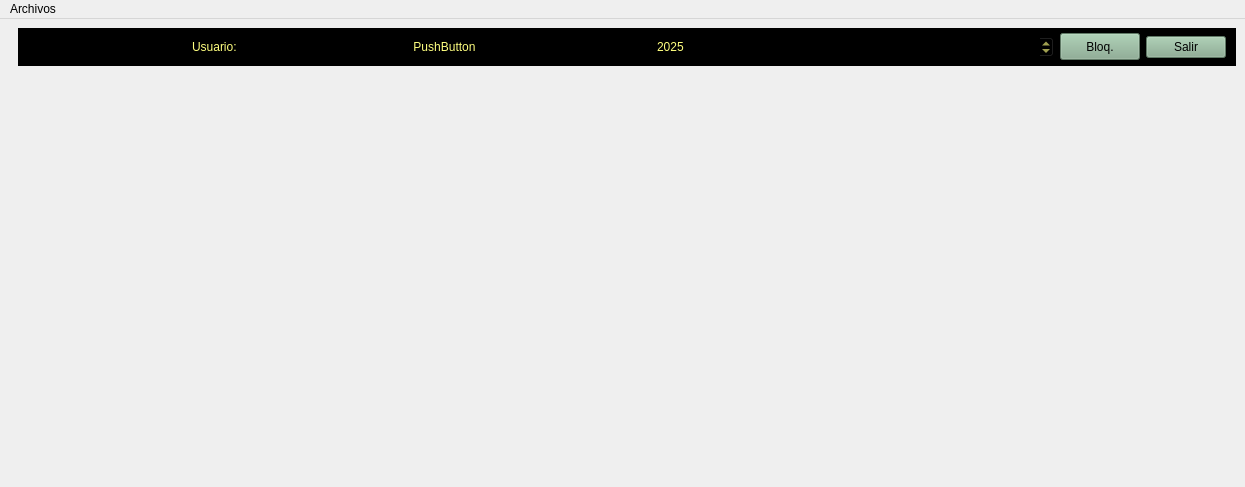
<?xml version="1.0" encoding="UTF-8"?>
<ui version="4.0">
 <class>MainWindow</class>
 <widget class="QMainWindow" name="MainWindow">
  <property name="geometry">
   <rect>
    <x>0</x>
    <y>0</y>
    <width>1245</width>
    <height>487</height>
   </rect>
  </property>
  <property name="sizePolicy">
   <sizepolicy hsizetype="Expanding" vsizetype="Expanding">
    <horstretch>0</horstretch>
    <verstretch>0</verstretch>
   </sizepolicy>
  </property>
  <property name="minimumSize">
   <size>
    <width>0</width>
    <height>0</height>
   </size>
  </property>
  <property name="windowTitle">
   <string>MAYA - ERP/GNU para los profesionales de la Salud</string>
  </property>
  <property name="windowIcon">
   <iconset resource="maya.qrc">
    <normaloff>:/Icons/PNG/redfox.png</normaloff>:/Icons/PNG/redfox.png</iconset>
  </property>
  <property name="iconSize">
   <size>
    <width>36</width>
    <height>36</height>
   </size>
  </property>
  <property name="toolButtonStyle">
   <enum>Qt::ToolButtonStyle::ToolButtonTextUnderIcon</enum>
  </property>
  <property name="dockNestingEnabled">
   <bool>false</bool>
  </property>
  <property name="dockOptions">
   <set>QMainWindow::DockOption::AllowTabbedDocks|QMainWindow::DockOption::ForceTabbedDocks</set>
  </property>
  <widget class="QWidget" name="centralwidget">
   <layout class="QVBoxLayout" name="verticalLayout">
    <property name="leftMargin">
     <number>18</number>
    </property>
    <item>
     <widget class="QFrame" name="frameusuario">
      <property name="minimumSize">
       <size>
        <width>0</width>
        <height>38</height>
       </size>
      </property>
      <property name="maximumSize">
       <size>
        <width>16777215</width>
        <height>38</height>
       </size>
      </property>
      <property name="palette">
       <palette>
        <active>
         <colorrole role="Button">
          <brush brushstyle="SolidPattern">
           <color alpha="255">
            <red>0</red>
            <green>0</green>
            <blue>0</blue>
           </color>
          </brush>
         </colorrole>
         <colorrole role="Base">
          <brush brushstyle="SolidPattern">
           <color alpha="255">
            <red>0</red>
            <green>0</green>
            <blue>0</blue>
           </color>
          </brush>
         </colorrole>
         <colorrole role="Window">
          <brush brushstyle="SolidPattern">
           <color alpha="255">
            <red>0</red>
            <green>0</green>
            <blue>0</blue>
           </color>
          </brush>
         </colorrole>
        </active>
        <inactive>
         <colorrole role="Button">
          <brush brushstyle="SolidPattern">
           <color alpha="255">
            <red>0</red>
            <green>0</green>
            <blue>0</blue>
           </color>
          </brush>
         </colorrole>
         <colorrole role="Base">
          <brush brushstyle="SolidPattern">
           <color alpha="255">
            <red>0</red>
            <green>0</green>
            <blue>0</blue>
           </color>
          </brush>
         </colorrole>
         <colorrole role="Window">
          <brush brushstyle="SolidPattern">
           <color alpha="255">
            <red>0</red>
            <green>0</green>
            <blue>0</blue>
           </color>
          </brush>
         </colorrole>
        </inactive>
        <disabled>
         <colorrole role="Button">
          <brush brushstyle="SolidPattern">
           <color alpha="255">
            <red>0</red>
            <green>0</green>
            <blue>0</blue>
           </color>
          </brush>
         </colorrole>
         <colorrole role="Base">
          <brush brushstyle="SolidPattern">
           <color alpha="255">
            <red>0</red>
            <green>0</green>
            <blue>0</blue>
           </color>
          </brush>
         </colorrole>
         <colorrole role="Window">
          <brush brushstyle="SolidPattern">
           <color alpha="255">
            <red>0</red>
            <green>0</green>
            <blue>0</blue>
           </color>
          </brush>
         </colorrole>
        </disabled>
       </palette>
      </property>
      <property name="styleSheet">
       <string notr="true">
background-color: rgb(0,0,0);</string>
      </property>
      <property name="frameShape">
       <enum>QFrame::Shape::StyledPanel</enum>
      </property>
      <property name="frameShadow">
       <enum>QFrame::Shadow::Plain</enum>
      </property>
      <layout class="QHBoxLayout" name="horizontalLayout">
       <property name="leftMargin">
        <number>9</number>
       </property>
       <property name="topMargin">
        <number>1</number>
       </property>
       <property name="rightMargin">
        <number>9</number>
       </property>
       <property name="bottomMargin">
        <number>1</number>
       </property>
       <item>
        <widget class="QLabel" name="label_5">
         <property name="maximumSize">
          <size>
           <width>32</width>
           <height>32</height>
          </size>
         </property>
         <property name="text">
          <string/>
         </property>
         <property name="pixmap">
          <pixmap>PNG/Logoimage.png</pixmap>
         </property>
         <property name="scaledContents">
          <bool>true</bool>
         </property>
        </widget>
       </item>
       <item>
        <widget class="QLabel" name="img_avisos">
         <property name="maximumSize">
          <size>
           <width>40</width>
           <height>16777215</height>
          </size>
         </property>
         <property name="text">
          <string/>
         </property>
         <property name="pixmap">
          <pixmap resource="maya.qrc">:/Icons/PNG/Mail.png</pixmap>
         </property>
         <property name="scaledContents">
          <bool>true</bool>
         </property>
        </widget>
       </item>
       <item>
        <spacer name="horizontalSpacer_2">
         <property name="orientation">
          <enum>Qt::Orientation::Horizontal</enum>
         </property>
         <property name="sizeType">
          <enum>QSizePolicy::Policy::Maximum</enum>
         </property>
         <property name="sizeHint" stdset="0">
          <size>
           <width>40</width>
           <height>20</height>
          </size>
         </property>
        </spacer>
       </item>
       <item>
        <layout class="QHBoxLayout" name="shortCutContainer"/>
       </item>
       <item>
        <spacer name="horizontalSpacer">
         <property name="orientation">
          <enum>Qt::Orientation::Horizontal</enum>
         </property>
         <property name="sizeType">
          <enum>QSizePolicy::Policy::Minimum</enum>
         </property>
         <property name="sizeHint" stdset="0">
          <size>
           <width>40</width>
           <height>20</height>
          </size>
         </property>
        </spacer>
       </item>
       <item>
        <layout class="QGridLayout" name="gridLayout">
         <item row="0" column="0" rowspan="3">
          <widget class="QLabel" name="label">
           <property name="sizePolicy">
            <sizepolicy hsizetype="Maximum" vsizetype="Preferred">
             <horstretch>0</horstretch>
             <verstretch>0</verstretch>
            </sizepolicy>
           </property>
           <property name="palette">
            <palette>
             <active>
              <colorrole role="WindowText">
               <brush brushstyle="SolidPattern">
                <color alpha="255">
                 <red>255</red>
                 <green>255</green>
                 <blue>127</blue>
                </color>
               </brush>
              </colorrole>
              <colorrole role="Button">
               <brush brushstyle="SolidPattern">
                <color alpha="255">
                 <red>0</red>
                 <green>0</green>
                 <blue>0</blue>
                </color>
               </brush>
              </colorrole>
              <colorrole role="Text">
               <brush brushstyle="SolidPattern">
                <color alpha="255">
                 <red>255</red>
                 <green>255</green>
                 <blue>127</blue>
                </color>
               </brush>
              </colorrole>
              <colorrole role="ButtonText">
               <brush brushstyle="SolidPattern">
                <color alpha="255">
                 <red>255</red>
                 <green>255</green>
                 <blue>127</blue>
                </color>
               </brush>
              </colorrole>
              <colorrole role="Base">
               <brush brushstyle="SolidPattern">
                <color alpha="255">
                 <red>0</red>
                 <green>0</green>
                 <blue>0</blue>
                </color>
               </brush>
              </colorrole>
              <colorrole role="Window">
               <brush brushstyle="SolidPattern">
                <color alpha="255">
                 <red>0</red>
                 <green>0</green>
                 <blue>0</blue>
                </color>
               </brush>
              </colorrole>
              <colorrole role="PlaceholderText">
               <brush brushstyle="SolidPattern">
                <color alpha="128">
                 <red>255</red>
                 <green>255</green>
                 <blue>127</blue>
                </color>
               </brush>
              </colorrole>
             </active>
             <inactive>
              <colorrole role="WindowText">
               <brush brushstyle="SolidPattern">
                <color alpha="255">
                 <red>255</red>
                 <green>255</green>
                 <blue>127</blue>
                </color>
               </brush>
              </colorrole>
              <colorrole role="Button">
               <brush brushstyle="SolidPattern">
                <color alpha="255">
                 <red>0</red>
                 <green>0</green>
                 <blue>0</blue>
                </color>
               </brush>
              </colorrole>
              <colorrole role="Text">
               <brush brushstyle="SolidPattern">
                <color alpha="255">
                 <red>255</red>
                 <green>255</green>
                 <blue>127</blue>
                </color>
               </brush>
              </colorrole>
              <colorrole role="ButtonText">
               <brush brushstyle="SolidPattern">
                <color alpha="255">
                 <red>255</red>
                 <green>255</green>
                 <blue>127</blue>
                </color>
               </brush>
              </colorrole>
              <colorrole role="Base">
               <brush brushstyle="SolidPattern">
                <color alpha="255">
                 <red>0</red>
                 <green>0</green>
                 <blue>0</blue>
                </color>
               </brush>
              </colorrole>
              <colorrole role="Window">
               <brush brushstyle="SolidPattern">
                <color alpha="255">
                 <red>0</red>
                 <green>0</green>
                 <blue>0</blue>
                </color>
               </brush>
              </colorrole>
              <colorrole role="PlaceholderText">
               <brush brushstyle="SolidPattern">
                <color alpha="128">
                 <red>255</red>
                 <green>255</green>
                 <blue>127</blue>
                </color>
               </brush>
              </colorrole>
             </inactive>
             <disabled>
              <colorrole role="WindowText">
               <brush brushstyle="SolidPattern">
                <color alpha="255">
                 <red>255</red>
                 <green>255</green>
                 <blue>127</blue>
                </color>
               </brush>
              </colorrole>
              <colorrole role="Button">
               <brush brushstyle="SolidPattern">
                <color alpha="255">
                 <red>0</red>
                 <green>0</green>
                 <blue>0</blue>
                </color>
               </brush>
              </colorrole>
              <colorrole role="Text">
               <brush brushstyle="SolidPattern">
                <color alpha="255">
                 <red>255</red>
                 <green>255</green>
                 <blue>127</blue>
                </color>
               </brush>
              </colorrole>
              <colorrole role="ButtonText">
               <brush brushstyle="SolidPattern">
                <color alpha="255">
                 <red>255</red>
                 <green>255</green>
                 <blue>127</blue>
                </color>
               </brush>
              </colorrole>
              <colorrole role="Base">
               <brush brushstyle="SolidPattern">
                <color alpha="255">
                 <red>0</red>
                 <green>0</green>
                 <blue>0</blue>
                </color>
               </brush>
              </colorrole>
              <colorrole role="Window">
               <brush brushstyle="SolidPattern">
                <color alpha="255">
                 <red>0</red>
                 <green>0</green>
                 <blue>0</blue>
                </color>
               </brush>
              </colorrole>
              <colorrole role="PlaceholderText">
               <brush brushstyle="SolidPattern">
                <color alpha="128">
                 <red>255</red>
                 <green>255</green>
                 <blue>127</blue>
                </color>
               </brush>
              </colorrole>
             </disabled>
            </palette>
           </property>
           <property name="styleSheet">
            <string notr="true">font: 75 10pt &quot;Cantarell&quot;;
color: rgb(255, 255, 127);</string>
           </property>
           <property name="text">
            <string>Usuario:</string>
           </property>
          </widget>
         </item>
         <item row="0" column="4" rowspan="3">
          <widget class="QPushButton" name="btn_salir">
           <property name="sizePolicy">
            <sizepolicy hsizetype="Maximum" vsizetype="Fixed">
             <horstretch>0</horstretch>
             <verstretch>0</verstretch>
            </sizepolicy>
           </property>
           <property name="toolTip">
            <string>Salir de Maya</string>
           </property>
           <property name="autoFillBackground">
            <bool>false</bool>
           </property>
           <property name="styleSheet">
            <string notr="true">color: rgb(0, 0, 0);
background-color: rgb(133, 170, 142);</string>
           </property>
           <property name="text">
            <string>Salir</string>
           </property>
           <property name="icon">
            <iconset resource="maya.qrc">
             <normaloff>:/Icons/PNG/Exit.png</normaloff>:/Icons/PNG/Exit.png</iconset>
           </property>
           <property name="iconSize">
            <size>
             <width>26</width>
             <height>26</height>
            </size>
           </property>
           <property name="flat">
            <bool>false</bool>
           </property>
          </widget>
         </item>
         <item row="0" column="3" rowspan="3">
          <widget class="QPushButton" name="btn_bloquear">
           <property name="sizePolicy">
            <sizepolicy hsizetype="Maximum" vsizetype="Fixed">
             <horstretch>0</horstretch>
             <verstretch>0</verstretch>
            </sizepolicy>
           </property>
           <property name="minimumSize">
            <size>
             <width>0</width>
             <height>27</height>
            </size>
           </property>
           <property name="toolTip">
            <string>Bloquear Maya</string>
           </property>
           <property name="autoFillBackground">
            <bool>false</bool>
           </property>
           <property name="styleSheet">
            <string notr="true">color: rgb(0, 0, 0);
background-color: rgb(133, 170, 142);</string>
           </property>
           <property name="text">
            <string>Bloq.</string>
           </property>
           <property name="icon">
            <iconset resource="maya.qrc">
             <normaloff>:/Icons/PNG/cierecaja.png</normaloff>:/Icons/PNG/cierecaja.png</iconset>
           </property>
           <property name="iconSize">
            <size>
             <width>26</width>
             <height>26</height>
            </size>
           </property>
          </widget>
         </item>
         <item row="0" column="1" rowspan="3">
          <widget class="QPushButton" name="lineUsuarioActivo">
           <property name="styleSheet">
            <string notr="true">font: 75 10pt &quot;Cantarell&quot;;
color: rgb(255, 255, 127);</string>
           </property>
           <property name="text">
            <string>PushButton</string>
           </property>
           <property name="flat">
            <bool>true</bool>
           </property>
          </widget>
         </item>
         <item row="0" column="2" rowspan="3">
          <widget class="QDateEdit" name="txtEjercicio">
           <property name="styleSheet">
            <string notr="true">color: rgb(255, 255, 127);</string>
           </property>
           <property name="dateTime">
            <datetime>
             <hour>0</hour>
             <minute>0</minute>
             <second>0</second>
             <year>2025</year>
             <month>1</month>
             <day>1</day>
            </datetime>
           </property>
           <property name="displayFormat">
            <string>yyyy</string>
           </property>
           <property name="date">
            <date>
             <year>2025</year>
             <month>1</month>
             <day>1</day>
            </date>
           </property>
          </widget>
         </item>
        </layout>
       </item>
      </layout>
     </widget>
    </item>
    <item>
     <widget class="QStackedWidget" name="stackedWidget">
      <property name="sizePolicy">
       <sizepolicy hsizetype="Expanding" vsizetype="Expanding">
        <horstretch>0</horstretch>
        <verstretch>0</verstretch>
       </sizepolicy>
      </property>
      <property name="styleSheet">
       <string notr="true"/>
      </property>
      <property name="currentIndex">
       <number>-1</number>
      </property>
     </widget>
    </item>
   </layout>
  </widget>
  <widget class="QMenuBar" name="menubar">
   <property name="geometry">
    <rect>
     <x>0</x>
     <y>0</y>
     <width>1245</width>
     <height>23</height>
    </rect>
   </property>
   <property name="defaultUp">
    <bool>false</bool>
   </property>
   <property name="nativeMenuBar">
    <bool>false</bool>
   </property>
   <widget class="QMenu" name="menuArchivos">
    <property name="title">
     <string>Archivos</string>
    </property>
   </widget>
   <addaction name="menuArchivos"/>
  </widget>
  <action name="btnClientes">
   <property name="icon">
    <iconset resource="maya.qrc">
     <normaloff>:/Icons/PNG/clientes.png</normaloff>
     <normalon>:/Icons/PNG/clientes.png</normalon>:/Icons/PNG/clientes.png</iconset>
   </property>
   <property name="text">
    <string>Gestión de Pacientes</string>
   </property>
   <property name="iconVisibleInMenu">
    <bool>true</bool>
   </property>
  </action>
  <action name="btnProveedores">
   <property name="icon">
    <iconset>
     <normalon>:/Icons/PNG/proveedores.png</normalon>
    </iconset>
   </property>
   <property name="text">
    <string>Gestión de Proveedores</string>
   </property>
   <property name="iconVisibleInMenu">
    <bool>true</bool>
   </property>
  </action>
  <action name="btnArt_culos">
   <property name="icon">
    <iconset>
     <normalon>:/Icons/PNG/articulos.png</normalon>
    </iconset>
   </property>
   <property name="text">
    <string>Gestión de Artículos</string>
   </property>
   <property name="iconVisibleInMenu">
    <bool>true</bool>
   </property>
  </action>
  <action name="btnFormas_de_Pago">
   <property name="icon">
    <iconset>
     <normalon>:/Icons/PNG/Fp.png</normalon>
    </iconset>
   </property>
   <property name="text">
    <string>Gestión de Formas de Pago</string>
   </property>
   <property name="iconVisibleInMenu">
    <bool>true</bool>
   </property>
  </action>
  <action name="bttipos_de_Iva">
   <property name="icon">
    <iconset resource="maya.qrc">
     <normaloff>:/Icons/PNG/iva3.png</normaloff>:/Icons/PNG/iva3.png</iconset>
   </property>
   <property name="text">
    <string>Gestión de Tipos de Iva</string>
   </property>
   <property name="iconVisibleInMenu">
    <bool>true</bool>
   </property>
  </action>
  <action name="btnAgenda">
   <property name="icon">
    <iconset resource="maya.qrc">
     <normaloff>:/Icons/PNG/Calendar2.png</normaloff>:/Icons/PNG/Calendar2.png</iconset>
   </property>
   <property name="text">
    <string>Gestión de la Agenda</string>
   </property>
   <property name="iconVisibleInMenu">
    <bool>true</bool>
   </property>
  </action>
  <action name="btnSalir">
   <property name="icon">
    <iconset resource="maya.qrc">
     <normaloff>:/Icons/PNG/Exit.png</normaloff>:/Icons/PNG/Exit.png</iconset>
   </property>
   <property name="text">
    <string>Salir de Maya</string>
   </property>
   <property name="iconVisibleInMenu">
    <bool>true</bool>
   </property>
  </action>
  <action name="actiopresupuestos">
   <property name="icon">
    <iconset resource="maya.qrc">
     <normaloff>:/Icons/PNG/presupuestos.png</normaloff>:/Icons/PNG/presupuestos.png</iconset>
   </property>
   <property name="text">
    <string>Presupuestos</string>
   </property>
   <property name="iconVisibleInMenu">
    <bool>true</bool>
   </property>
  </action>
  <action name="actiopedidos">
   <property name="icon">
    <iconset resource="maya.qrc">
     <normaloff>:/Icons/PNG/pedidos_cli.png</normaloff>:/Icons/PNG/pedidos_cli.png</iconset>
   </property>
   <property name="text">
    <string>Pedidos</string>
   </property>
   <property name="iconVisibleInMenu">
    <bool>true</bool>
   </property>
  </action>
  <action name="actionFacturas">
   <property name="icon">
    <iconset resource="maya.qrc">
     <normaloff>:/Icons/PNG/Factura.png</normaloff>:/Icons/PNG/Factura.png</iconset>
   </property>
   <property name="text">
    <string>Facturas</string>
   </property>
   <property name="iconVisibleInMenu">
    <bool>true</bool>
   </property>
  </action>
  <action name="actionVentas_Contado">
   <property name="icon">
    <iconset resource="maya.qrc">
     <normaloff>:/Icons/PNG/tpv.png</normaloff>:/Icons/PNG/tpv.png</iconset>
   </property>
   <property name="text">
    <string>Ventas Contado</string>
   </property>
   <property name="iconVisibleInMenu">
    <bool>true</bool>
   </property>
  </action>
  <action name="actionGestion_de_Secciones">
   <property name="text">
    <string>Secciones</string>
   </property>
   <property name="iconVisibleInMenu">
    <bool>true</bool>
   </property>
  </action>
  <action name="actionGestion_de_Familias">
   <property name="text">
    <string>Familias</string>
   </property>
   <property name="iconVisibleInMenu">
    <bool>true</bool>
   </property>
  </action>
  <action name="actionGestion_de_subfamilias">
   <property name="text">
    <string>SubFamilias</string>
   </property>
   <property name="iconVisibleInMenu">
    <bool>true</bool>
   </property>
  </action>
  <action name="actionDoctores">
   <property name="text">
    <string>Doctores</string>
   </property>
   <property name="iconVisibleInMenu">
    <bool>true</bool>
   </property>
  </action>
  <action name="actionBancos">
   <property name="text">
    <string>Bancos</string>
   </property>
   <property name="iconVisibleInMenu">
    <bool>true</bool>
   </property>
  </action>
  <action name="actionFormas_de_pago">
   <property name="text">
    <string>Formas de pago</string>
   </property>
  </action>
  <action name="actionTallas">
   <property name="text">
    <string>Tallas</string>
   </property>
  </action>
  <action name="actionConceptos_tallas">
   <property name="text">
    <string>Conceptos tallas</string>
   </property>
  </action>
  <action name="actionPaises">
   <property name="text">
    <string>Paises</string>
   </property>
   <property name="iconVisibleInMenu">
    <bool>true</bool>
   </property>
  </action>
  <action name="actionAvisos">
   <property name="text">
    <string>Avisos</string>
   </property>
   <property name="iconVisibleInMenu">
    <bool>true</bool>
   </property>
  </action>
  <action name="actiotipos_de_imagen">
   <property name="text">
    <string>Tipos de imagen</string>
   </property>
   <property name="iconVisibleInMenu">
    <bool>true</bool>
   </property>
  </action>
  <action name="actiotipos_de_anal_tica">
   <property name="text">
    <string>Tipos de analítica</string>
   </property>
   <property name="iconVisibleInMenu">
    <bool>true</bool>
   </property>
  </action>
  <action name="actionCampos_de_analitica">
   <property name="text">
    <string>Campos de analitica</string>
   </property>
   <property name="iconVisibleInMenu">
    <bool>true</bool>
   </property>
  </action>
  <action name="actionMotivos_de_interconsulta">
   <property name="text">
    <string>Motivos de interconsulta</string>
   </property>
   <property name="iconVisibleInMenu">
    <bool>true</bool>
   </property>
  </action>
  <action name="actiotipos_de_IVA">
   <property name="text">
    <string>Tipos de I.V.A</string>
   </property>
  </action>
  <action name="actionSubSubFamilias">
   <property name="text">
    <string>SubSubFamilias</string>
   </property>
   <property name="iconVisibleInMenu">
    <bool>true</bool>
   </property>
  </action>
  <action name="actionGrupos">
   <property name="text">
    <string>Grupos</string>
   </property>
   <property name="iconVisibleInMenu">
    <bool>true</bool>
   </property>
  </action>
  <action name="actionTarifas">
   <property name="text">
    <string>Tipos de Tarifa</string>
   </property>
   <property name="iconVisibleInMenu">
    <bool>true</bool>
   </property>
  </action>
  <action name="actioalbaranes_de_proveedores">
   <property name="text">
    <string>Albaranes de proveedores</string>
   </property>
   <property name="iconVisibleInMenu">
    <bool>true</bool>
   </property>
  </action>
  <action name="actionFacturas_de_proveedores_Acreedores">
   <property name="text">
    <string>Facturas de proveedores/Acreedores</string>
   </property>
   <property name="iconVisibleInMenu">
    <bool>true</bool>
   </property>
  </action>
  <action name="actioporc_recepci_n_de_Pedidos">
   <property name="text">
    <string>Recepción de Pedidos</string>
   </property>
  </action>
  <action name="actioporc_recepci_n_de_pedidos">
   <property name="text">
    <string>Recepción  de pedidos</string>
   </property>
   <property name="iconVisibleInMenu">
    <bool>true</bool>
   </property>
  </action>
  <action name="actionGesti_n_de_devoluciones">
   <property name="text">
    <string>Gestión de devoluciones</string>
   </property>
   <property name="iconVisibleInMenu">
    <bool>true</bool>
   </property>
  </action>
  <action name="actionRegularizaci_n_de_inventario">
   <property name="text">
    <string>Regularización de inventario</string>
   </property>
   <property name="iconVisibleInMenu">
    <bool>true</bool>
   </property>
  </action>
  <action name="actionGesti_n_de_Usuarios">
   <property name="text">
    <string>Gestión de Usuarios</string>
   </property>
   <property name="iconVisibleInMenu">
    <bool>true</bool>
   </property>
  </action>
  <action name="actionPermisos">
   <property name="text">
    <string>Permisos</string>
   </property>
   <property name="iconVisibleInMenu">
    <bool>true</bool>
   </property>
  </action>
  <action name="actionEmisi_n_de_recetas_a_pacientes">
   <property name="text">
    <string>Emisión de recetas a pacientes</string>
   </property>
   <property name="iconVisibleInMenu">
    <bool>true</bool>
   </property>
  </action>
  <action name="actionCertificados">
   <property name="text">
    <string>Certificados</string>
   </property>
   <property name="iconVisibleInMenu">
    <bool>true</bool>
   </property>
  </action>
  <action name="actionGesti_n_de_comisiones">
   <property name="text">
    <string>Gestión de comisiones</string>
   </property>
   <property name="iconVisibleInMenu">
    <bool>true</bool>
   </property>
  </action>
  <action name="actiotipos_de_paciente">
   <property name="text">
    <string>Tipos de paciente</string>
   </property>
   <property name="iconVisibleInMenu">
    <bool>true</bool>
   </property>
  </action>
  <action name="actionTraspasos_entre_almacenes">
   <property name="text">
    <string>Traspasos entre almacenes</string>
   </property>
   <property name="iconVisibleInMenu">
    <bool>true</bool>
   </property>
  </action>
  <action name="actionGesti_n_de_Pagos">
   <property name="text">
    <string>Gestión de Pagos</string>
   </property>
   <property name="iconVisibleInMenu">
    <bool>true</bool>
   </property>
  </action>
  <action name="actionFacturaci_n_multiple_de_albaranes">
   <property name="text">
    <string>Facturación multiple de albaranes</string>
   </property>
   <property name="iconVisibleInMenu">
    <bool>true</bool>
   </property>
  </action>
  <action name="actioalbaranes_2">
   <property name="text">
    <string>Albaranes</string>
   </property>
   <property name="iconVisibleInMenu">
    <bool>true</bool>
   </property>
  </action>
  <action name="actionEdici_n_de_Reports">
   <property name="text">
    <string>Edición de 'Reports'</string>
   </property>
   <property name="iconVisibleInMenu">
    <bool>true</bool>
   </property>
  </action>
  <action name="actionOrdenes_de_pedidos">
   <property name="text">
    <string>Ordenes de pedidos</string>
   </property>
   <property name="iconVisibleInMenu">
    <bool>true</bool>
   </property>
  </action>
  <action name="actionCompras_por_producto">
   <property name="text">
    <string>compras por producto</string>
   </property>
   <property name="iconVisibleInMenu">
    <bool>true</bool>
   </property>
  </action>
  <action name="actionCompras_por_proveedor">
   <property name="text">
    <string>Compras por proveedor</string>
   </property>
   <property name="iconVisibleInMenu">
    <bool>true</bool>
   </property>
  </action>
  <action name="actionPor_proveedor">
   <property name="text">
    <string>por proveedor</string>
   </property>
   <property name="iconVisibleInMenu">
    <bool>true</bool>
   </property>
  </action>
  <action name="actionPor_fecha">
   <property name="text">
    <string>por fecha</string>
   </property>
   <property name="iconVisibleInMenu">
    <bool>true</bool>
   </property>
  </action>
  <action name="actionPor_producto">
   <property name="text">
    <string>por producto</string>
   </property>
  </action>
  <action name="actionPor_proveedor_2">
   <property name="text">
    <string>Por proveedor</string>
   </property>
   <property name="iconVisibleInMenu">
    <bool>true</bool>
   </property>
  </action>
  <action name="actionPor_fecha_2">
   <property name="text">
    <string>Por fecha</string>
   </property>
   <property name="iconVisibleInMenu">
    <bool>true</bool>
   </property>
  </action>
  <action name="actionPendientes">
   <property name="text">
    <string>Pendientes</string>
   </property>
   <property name="iconVisibleInMenu">
    <bool>true</bool>
   </property>
  </action>
  <action name="actionCompletos">
   <property name="text">
    <string>Completos</string>
   </property>
   <property name="iconVisibleInMenu">
    <bool>true</bool>
   </property>
  </action>
  <action name="actionPor_Proveedor">
   <property name="text">
    <string>Por Proveedor</string>
   </property>
   <property name="iconVisibleInMenu">
    <bool>true</bool>
   </property>
  </action>
  <action name="actionPor_fecha_3">
   <property name="text">
    <string>Por fecha</string>
   </property>
   <property name="iconVisibleInMenu">
    <bool>true</bool>
   </property>
  </action>
  <action name="actionPor_Proveedor_2">
   <property name="text">
    <string>Por Proveedor</string>
   </property>
   <property name="iconVisibleInMenu">
    <bool>true</bool>
   </property>
  </action>
  <action name="actionPor_Fecha">
   <property name="text">
    <string>Por Fecha</string>
   </property>
   <property name="iconVisibleInMenu">
    <bool>true</bool>
   </property>
  </action>
  <action name="actionPendientes_de_pago">
   <property name="text">
    <string>Pendientes de pago</string>
   </property>
   <property name="iconVisibleInMenu">
    <bool>true</bool>
   </property>
  </action>
  <action name="actionPor_grupos_de_gasto">
   <property name="text">
    <string>Por grupos de gasto</string>
   </property>
   <property name="iconVisibleInMenu">
    <bool>true</bool>
   </property>
  </action>
  <action name="actionPermisos_de_Agenda">
   <property name="text">
    <string>Permisos de Agenda</string>
   </property>
  </action>
  <action name="actionMonedas">
   <property name="text">
    <string>Monedas</string>
   </property>
  </action>
  <action name="actionGestion_Pedidos_Pro">
   <property name="icon">
    <iconset resource="maya.qrc">
     <normaloff>:/Icons/PNG/pedido_pro.png</normaloff>:/Icons/PNG/pedido_pro.png</iconset>
   </property>
   <property name="text">
    <string>Gestión de Pedidos</string>
   </property>
  </action>
  <action name="actioporc_recepcion_de_pedido_pro">
   <property name="icon">
    <iconset resource="maya.qrc">
     <normaloff>:/Icons/PNG/recepcion_ped.png</normaloff>:/Icons/PNG/recepcion_ped.png</iconset>
   </property>
   <property name="text">
    <string>Recepción de pedido</string>
   </property>
  </action>
 </widget>
 <resources>
  <include location="maya.qrc"/>
 </resources>
 <connections>
  <connection>
   <sender>btn_salir</sender>
   <signal>clicked()</signal>
   <receiver>MainWindow</receiver>
   <slot>close()</slot>
   <hints>
    <hint type="sourcelabel">
     <x>1208</x>
     <y>51</y>
    </hint>
    <hint type="destinationlabel">
     <x>1219</x>
     <y>28</y>
    </hint>
   </hints>
  </connection>
 </connections>
</ui>
